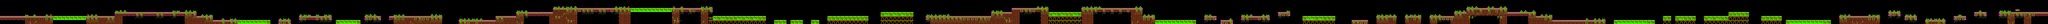

Below is a game level as drawn by its tile map, then a one-line description and the .tmx that defines it (tile-layer data replaced by summaries):
An orthogonal 500x6 tile map with 64x64 px tiles, 3 tile layers (collision, ground_1_1, ground_2), 2 tilesets and 97 objects (13x 3, 12x 2, 9x 1, 8x -1, chaien, ...).

<map version="1.0" orientation="orthogonal" width="500" height="6" tilewidth="64" tileheight="64">
 <tileset firstgid="1" name="tileset" tilewidth="64" tileheight="64">
  <image source="tileset.png" width="448" height="704" />
 </tileset>
 <tileset firstgid="78" name="bump" tilewidth="64" tileheight="64">
  <image source="bump.png" width="128" height="64" />
  <tile id="1">
   <properties>
    <property name="isBridge" value="1" />
   </properties>
  </tile>
 </tileset>
 <layer name="collision" width="500" height="6">
  <data>[3000 cells, 430 non-empty, 2 distinct tile ids]</data>
 </layer>
 <layer name="ground_1_1" width="500" height="6">
  <data>[3000 cells, 883 non-empty, 47 distinct tile ids]</data>
 </layer>
 <layer name="ground_2" width="500" height="6">
  <data>[3000 cells, 391 non-empty, 10 distinct tile ids]</data>
 </layer>
 <objectgroup name="objects" width="500" height="6">
  <object name="chaien" x="64" y="192" width="64" height="64" />
  <object name="nobita" x="192" y="192" width="64" height="64" />
  <object name="fire_1" type="1" x="1984" y="128" width="64" height="64" />
  <object name="fire_2" type="1" x="2240" y="128" width="64" height="64" />
  <object name="turtle_1" type="3" x="3840" y="256" width="64" height="64" />
  <object name="turtle_2" type="3" x="5056" y="192" width="64" height="64" />
  <object name="animal_1" type="2" x="6784" y="192" width="64" height="64">
   <properties>
    <property name="move" value="600" />
   </properties>
  </object>
  <object name="fire_3" type="1" x="2496" y="128" width="64" height="64" />
  <object name="fire_4" type="1" x="2752" y="128" width="64" height="64" />
  <object name="animal_2" type="2" x="7680" y="256" width="64" height="64">
   <properties>
    <property name="move" value="400" />
   </properties>
  </object>
  <object name="animal_3" type="2" x="8576" y="128" width="64" height="64" />
  <object name="animal_5" type="2" x="9408" y="64" width="64" height="64">
   <properties>
    <property name="move" value="500" />
   </properties>
  </object>
  <object name="animal_4" type="2" x="9152" y="64" width="64" height="64" />
  <object name="turtle_7" type="3" x="9984" y="64" width="64" height="64" />
  <object name="turtle_8" type="3" x="10240" y="64" width="64" height="64" />
  <object name="turtle_9" type="3" x="10624" y="64" width="64" height="64" />
  <object name="turtle_10" type="3" x="10880" y="64" width="64" height="64" />
  <object name="turtle_11" type="3" x="11520" y="192" width="64" height="64" />
  <object name="turtle_12" type="3" x="11840" y="192" width="64" height="64" />
  <object name="animal_6" type="2" x="9728" y="64" width="64" height="64">
   <properties>
    <property name="move" value="500" />
   </properties>
  </object>
  <object name="turtle_0" type="3" x="3520" y="256" width="64" height="64" />
  <object name="turtle_13" type="3" x="13248" y="192" width="64" height="64" />
  <object name="animal_11" type="2" x="15168" y="192" width="64" height="64" />
  <object name="animal_10" type="2" x="14848" y="192" width="64" height="64">
   <properties>
    <property name="move" value="300" />
   </properties>
  </object>
  <object name="fire_10" type="1" x="17216" y="64" width="64" height="64" />
  <object name="fire_11" type="1" x="17472" y="64" width="64" height="64" />
  <object name="turtle_20" type="3" x="19584" y="192" width="64" height="64" />
  <object name="animal_30" type="2" x="23424" y="64" width="64" height="64" />
  <object name="animal_31" type="2" x="24704" y="256" width="64" height="64">
   <properties>
    <property name="move" value="300" />
   </properties>
  </object>
  <object name="animal_32" type="2" x="25024" y="256" width="64" height="64" />
  <object name="turtle_40" type="3" x="27968" y="256" width="64" height="64" />
  <object name="turtle_41" type="3" x="28224" y="256" width="64" height="64" />
  <object name="fire_30" type="1" x="28928" y="192" width="64" height="64" />
  <object name="fire_31" type="1" x="29184" y="192" width="64" height="64" />
  <object name="animal_60" type="2" x="31680" y="128" width="64" height="64">
   <properties>
    <property name="move" value="360" />
   </properties>
  </object>
  <object name="fire_100" type="1" x="15232" y="192" width="64" height="64" />
  <object name="pie_4" type="-1" x="16512" y="0" width="64" height="64" />
  <object name="pie_6" type="-1" x="18240" y="64" width="64" height="64" />
  <object name="pie_7" type="-1" x="18432" y="128" width="64" height="64" />
  <object name="pie_8" type="-1" x="20544" y="0" width="64" height="64" />
  <object name="pie_11" type="-1" x="771" y="129" width="60" height="59" />
  <object name="pie_12" type="-1" x="899" y="130" width="61" height="59" />
  <object name="pie_13" type="-1" x="1027" y="130" width="61" height="61" />
  <object name="pie_14" type="-1" x="1217" y="195" width="62" height="58" />
 </objectgroup>
 <objectgroup name="chaien_jump_pos" width="500" height="6">
  <object x="1792" y="128" width="64" height="64" />
  <object x="3136" y="192" width="64" height="64" />
  <object x="3392" y="256" width="64" height="64" />
  <object x="4352" y="256" width="64" height="64" />
  <object x="4672" y="192" width="64" height="64" />
  <object x="5248" y="256" width="64" height="64" />
  <object x="5696" y="192" width="64" height="64" />
  <object x="6080" y="192" width="64" height="64" />
  <object x="7168" y="256" width="64" height="64" />
  <object x="7744" y="192" width="64" height="64" />
  <object x="8064" y="128" width="64" height="64" />
  <object x="8640" y="64" width="64" height="64" />
  <object x="11200" y="192" width="64" height="64" />
  <object x="12096" y="256" width="64" height="64" />
  <object x="12352" y="256" width="64" height="64" />
  <object x="12672" y="256" width="64" height="64" />
  <object x="12928" y="192" width="64" height="64" />
  <object x="13760" y="128" width="64" height="64" />
  <object x="14464" y="192" width="64" height="64" />
  <object x="15488" y="128" width="64" height="64" />
  <object x="15808" y="64" width="64" height="64" />
  <object x="16448" y="128" width="64" height="64" />
  <object x="16896" y="64" width="64" height="64" />
  <object x="17920" y="192" width="64" height="64" />
  <object x="18112" y="256" width="64" height="64" />
  <object x="18816" y="192" width="64" height="64" />
  <object x="19072" y="256" width="64" height="64" />
  <object x="19392" y="192" width="64" height="64" />
  <object x="19968" y="128" width="64" height="64" />
  <object x="20352" y="192" width="64" height="64" />
  <object x="21120" y="256" width="64" height="64" />
  <object x="21504" y="192" width="64" height="64" />
  <object x="21952" y="192" width="64" height="64" />
  <object x="22336" y="192" width="64" height="64" />
  <object x="22720" y="128" width="64" height="64" />
  <object x="22912" y="64" width="64" height="64" />
  <object x="23616" y="128" width="64" height="64" />
  <object x="24064" y="192" width="64" height="64" />
  <object x="24320" y="256" width="64" height="64" />
  <object x="25216" y="256" width="64" height="64" />
  <object x="25984" y="192" width="64" height="64" />
  <object x="26176" y="192" width="64" height="64" />
  <object x="26624" y="192" width="64" height="64" />
  <object x="27008" y="128" width="64" height="64" />
  <object x="27520" y="192" width="64" height="64" />
  <object x="28032" y="256" width="64" height="64" />
  <object x="28736" y="192" width="64" height="64" />
  <object x="29504" y="128" width="64" height="64" />
  <object x="29760" y="192" width="64" height="64" />
  <object x="30080" y="256" width="64" height="64" />
  <object x="30528" y="192" width="64" height="64" />
  <object x="30848" y="128" width="64" height="64" />
  <object x="31232" y="128" width="64" height="64" />
 </objectgroup>
</map>